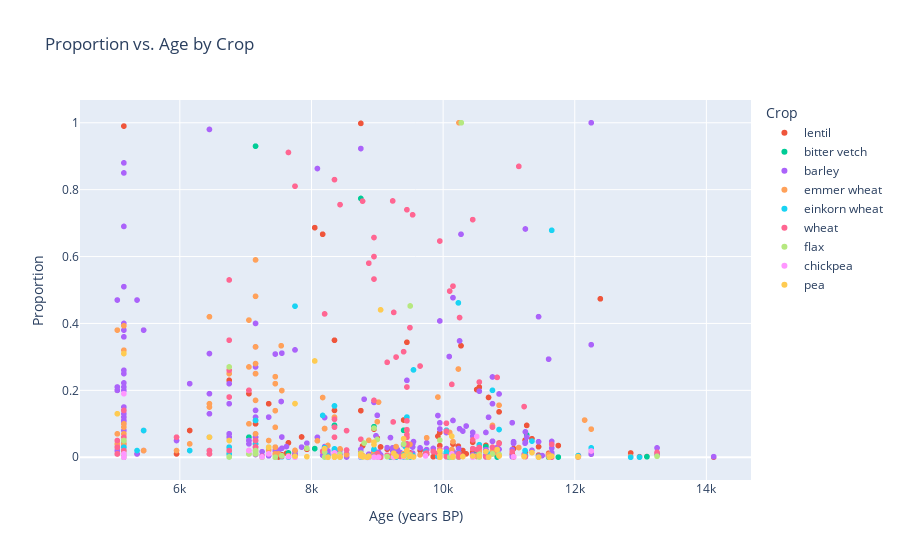

Notebook code for this chart:
### Code cell
import plotly.express as px

fig = px.scatter(crops, x="age_start", y="prop", color="founder_crop",
                 title="Proportion vs. Age by Crop", hover_data=["taxon_detail"])
fig.update_layout(xaxis_title="Age (years BP)", yaxis_title="Proportion", legend_title="Crop")
fig.show()

### Figure 1 — Plotly figure (JSON) as saved in the notebook; plotly's stock layout.template omitted (floating-point values rounded to 4 significant figures; data arrays with more than 128 entries replaced by an {"elided": "..."} marker saying what was removed)
{"data": [{"customdata": {"elided": "149x1 str values"}, "hovertemplate": "founder_crop=lentil<br>age_start=%{x}<br>prop=%{y}<br>taxon_detail=%{customdata[0]}<extra></extra>", "legendgroup": "lentil", "marker": {"color": "#EF553B", "symbol": "circle"}, "mode": "markers", "name": "lentil", "showlegend": true, "type": "scattergl", "x": {"elided": "149 int values"}, "xaxis": "x", "y": {"elided": "149 float values"}, "yaxis": "y"}, {"customdata": [["Vicia ervilia"], ["Vicia ervilia"], ["Vicia ervilia"], ["Vicia ervilia"], ["Vicia ervilia"], ["Vicia ervilia"], ["Vicia ervilia"], ["Vicia ervilia"], ["Vicia ervilia"], ["Vicia ervilia"], ["Vicia ervilia"], ["Vicia ervilia"], ["Vicia ervilia"], ["Vicia ervilia"], ["Vicia ervilia"], ["Vicia ervilia"], ["Vicia ervilia"], ["Vicia ervilia"], ["Vicia ervilia"], ["Vicia ervilia"], ["Vicia ervilia"], ["Vicia ervilia"], ["Vicia ervilia"], ["Vicia ervilia"], ["Vicia ervilia"], ["Vicia ervilia"], ["Vicia ervilia"], ["Vicia ervilia"], ["Vicia ervilia"], ["Vicia ervilia"], ["Vicia ervilia"], ["Vicia ervilia"], ["Vicia ervilia"], ["Vicia ervilia"], ["Vicia ervilia"], ["Vicia ervilia"], ["Vicia ervilia"], ["Vicia ervilia"], ["Vicia ervilia"], ["Vicia ervilia"], ["Vicia ervilia"], ["Vicia ervilia"], ["Vicia ervilia"], ["Vicia ervilia"]], "hovertemplate": "founder_crop=bitter vetch<br>age_start=%{x}<br>prop=%{y}<br>taxon_detail=%{customdata[0]}<extra></extra>", "legendgroup": "bitter vetch", "marker": {"color": "#00cc96", "symbol": "circle"}, "mode": "markers", "name": "bitter vetch", "showlegend": true, "type": "scattergl", "x": [13096, 8250, 9950, 9450, 10093, 10550, 10050, 9400, 9250, 8850, 9400, 8750, 8200, 9250, 8950, 9950, 8050, 7650, 10690, 7750, 11450, 11270, 11650, 10450, 11603, 11750, 10510, 10821, 10132, 9285, 7750, 10237, 7050, 8350, 7150, 5150, 10650, 10650, 5150, 6750, 5150, 5150, 5150, 6450], "xaxis": "x", "y": [0.00156, 6.984e-05, 0.005458, 0.006051, 3.011e-05, 0.01995, 0.01302, 0.008182, 2.511e-06, 5.358e-07, 0.08052, 0.7736, 0.02857, 0.02146, 0.09141, 0.0172, 0.02583, 0.01299, 0.001039, 0.00503, 0.001955, 0.06667, 0.001284, 0.002595, 0.0001142, 0.0003985, 0.02022, 0.000625, 0.0033, 0.0002269, 0.0003442, 0.0003131, 0.06, 0.0954, 0.93, 0.14, 0.0318, 0.0227, 0.05, 0.0009, 0.0019, 0.0001, 0.0011, 0.06], "yaxis": "y"}, {"customdata": {"elided": "335x1 str values"}, "hovertemplate": "founder_crop=barley<br>age_start=%{x}<br>prop=%{y}<br>taxon_detail=%{customdata[0]}<extra></extra>", "legendgroup": "barley", "marker": {"color": "#ab63fa", "symbol": "circle"}, "mode": "markers", "name": "barley", "showlegend": true, "type": "scattergl", "x": {"elided": "335 int values"}, "xaxis": "x", "y": {"elided": "335 float values"}, "yaxis": "y"}, {"customdata": {"elided": "155x1 str values"}, "hovertemplate": "founder_crop=emmer wheat<br>age_start=%{x}<br>prop=%{y}<br>taxon_detail=%{customdata[0]}<extra></extra>", "legendgroup": "emmer wheat", "marker": {"color": "#FFA15A", "symbol": "circle"}, "mode": "markers", "name": "emmer wheat", "showlegend": true, "type": "scattergl", "x": {"elided": "155 int values"}, "xaxis": "x", "y": {"elided": "155 float values"}, "yaxis": "y"}, {"customdata": [["Triticum monococcum"], ["Triticum monococcum"], ["Triticum sp."], ["Triticum sp."], ["Triticum sp."], ["Triticum monococcum"], ["Triticum sp."], ["Triticum monococcum"], ["Triticum boeoticum"], ["Triticum monococcum"], ["Triticum monococcum"], ["Triticum monococcum"], ["Triticum sp."], ["Triticum monococcum"], ["Triticum sp."], ["Triticum monococcum"], ["Triticum sp."], ["Triticum boeoticum"], ["Triticum boeoticum"], ["Triticum monococcum"], ["Triticum sp."], ["Triticum monococcum"], ["Triticum monococcum"], ["Triticum boeoticum"], ["Triticum monococcum"], ["Triticum sp."], ["Triticum boeoticum"], ["Triticum monococcum"], ["Triticum monococcum"], ["Triticum boeoticum"], ["Triticum monococcum"], ["Triticum sp."], ["Triticum boeoticum"], ["Triticum monococcum"], ["Triticum sp."], ["Triticum monococcum"], ["Triticum boeoticum"], ["Triticum monococcum"], ["Triticum monococcum"], ["Triticum sp."], ["Triticum boeoticum"], ["Triticum sp."], ["Triticum boeoticum"], ["Triticum boeoticum"], ["Triticum sp."], ["Triticum monococcum"], ["Triticum sp."], ["Triticum boeoticum"], ["Triticum boeoticum"], ["Triticum boeoticum"], ["Triticum sp."], ["Triticum monococcum"], ["Triticum monococcum"], ["Triticum monococcum"], ["Triticum monococcum"], ["Triticum boeoticum"], ["Triticum boeoticum"], ["Triticum boeoticum"], ["Triticum monococcum"], ["Triticum monococcum"], ["Triticum boeoticum"], ["Triticum monococcum"], ["Triticum boeoticum"], ["Triticum monococcum"], ["Triticum boeoticum"], ["Triticum monococcum"], ["Triticum monococcum"], ["Triticum boeoticum"], ["Triticum monococcum"], ["Triticum monococcum"], ["Triticum boeoticum"], ["Triticum monococcum"], ["Triticum boeoticum"], ["Triticum monococcum"], ["Triticum monococcum"], ["Triticum monococcum"], ["Triticum monococcum"], ["Triticum monococcum"], ["Triticum boeoticum"], ["Triticum monococcum"], ["Triticum monococcum"], ["Triticum boeoticum"], ["Triticum monococcum"], ["Triticum boeoticum"], ["Triticum monococcum"], ["Triticum boeoticum"], ["Triticum monococcum"], ["Triticum boeoticum"], ["Triticum monococcum"], ["Triticum monococcum"], ["Triticum monococcum"], ["Triticum boeoticum"], ["Triticum monococcum"], ["Triticum monococcum"], ["Triticum sp."], ["Triticum boeoticum"], ["Triticum boeoticum"], ["Triticum monococcum"], ["Triticum monococcum"], ["Triticum monococcum"], ["Triticum monococcum"], ["Triticum monococcum"], ["Triticum monococcum"], ["Triticum monococcum"], ["Triticum monococcum"], ["Triticum monococcum"], ["Triticum monococcum"], ["Triticum monococcum"], ["Triticum monococcum"], ["Triticum monococcum"], ["Triticum monococcum"], ["Triticum monococcum"], ["Triticum monococcum"]], "hovertemplate": "founder_crop=einkorn wheat<br>age_start=%{x}<br>prop=%{y}<br>taxon_detail=%{customdata[0]}<extra></extra>", "legendgroup": "einkorn wheat", "marker": {"color": "#19d3f3", "symbol": "circle"}, "mode": "markers", "name": "einkorn wheat", "showlegend": true, "type": "scattergl", "x": [12984, 12055, 7550, 9350, 7250, 8250, 8250, 9550, 9950, 9950, 9450, 10093, 10550, 9450, 9450, 10050, 10050, 9400, 9400, 9400, 9400, 9250, 8850, 9400, 9400, 9400, 8750, 8750, 8200, 9250, 9250, 9250, 8950, 8950, 8950, 9950, 7650, 7650, 12850, 9950, 11250, 11250, 9430, 10690, 10750, 7750, 10232, 9921, 11650, 11450, 11450, 8950, 8170, 12250, 10850, 12050, 11650, 11350, 10550, 9150, 11245, 10510, 9450, 9450, 10100, 10100, 10150, 9200, 9496, 9000, 8871, 8871, 9285, 9285, 7750, 8434, 9500, 9537, 9234, 9234, 10237, 10237, 10237, 9734, 9734, 9050, 9050, 9012, 9012, 7350, 6750, 5150, 5150, 6750, 8350, 8350, 8350, 5350, 7150, 5150, 7150, 5150, 5150, 5150, 6150, 8350, 5150, 7150, 5150, 5150, 5150, 5450, 6450], "xaxis": "x", "y": [0.0004725, 0.00396, 0.001484, 0.002358, 0.0007422, 6.984e-05, 0.003422, 0.2612, 6.616e-05, 0.001125, 0.006051, 3.011e-05, 0.03741, 0.03928, 0.1201, 0.08073, 0.01562, 0.0006634, 0.0006634, 0.003538, 0.003317, 2.79e-07, 4.622e-06, 0.006507, 0.004067, 0.003254, 0.000202, 0.000909, 0.02857, 0.0009332, 0.001067, 0.0002666, 0.002308, 0.00277, 0.0009233, 0.002965, 0.0008658, 0.0002886, 4.227e-05, 0.002502, 0.001996, 0.005189, 0.03125, 0.009225, 0.2, 0.4517, 0.4615, 0.003311, 0.0009183, 0.002232, 0.0003114, 0.02378, 0.125, 0.02804, 0.08285, 0.004387, 0.6784, 0.04828, 0.002101, 0.003247, 0.01988, 0.02247, 0.0002345, 2.931e-05, 0.001098, 0.001098, 0.0004159, 0.0001531, 0.005396, 0.004087, 0.0002966, 0.001921, 0.0004538, 0.002269, 0.0006885, 0.0001815, 0.0007219, 0.006116, 0.0006736, 0.002021, 0.001353, 0.001252, 0.01158, 0.007782, 0.01556, 4.675e-05, 0.0001402, 0.001401, 0.002801, 0.03, 0.03, 0.03, 0.02, 0.01, 0.025, 0.1535, 0.005, 0.02, 0.01, 0.01, 0.11, 0.02, 0.01, 0.01, 0.02, 0.02, 0.01, 0.04, 0.0001, 0.0007, 0.0004, 0.08, 0.02], "yaxis": "y"}, {"customdata": [["Triticum sp."], ["Triticum sp."], ["Triticum sp."], ["Triticum sp."], ["Triticum sp."], ["Triticum sp."], ["Triticum sp."], ["Triticum sp."], ["Triticum sp."], ["Triticum sp."], ["Triticum sp."], ["Triticum sp."], ["Triticum sp."], ["Triticum sp."], ["Triticum sp."], ["Triticum sp."], ["Triticum sp."], ["Triticum sp."], ["Triticum sp."], ["Triticum sp."], ["Triticum sp."], ["Triticum sp."], ["Triticum sp."], ["Triticum sp."], ["Triticum sp."], ["Triticum sp."], ["Triticum sp."], ["Triticum sp."], ["Triticum sp."], ["Triticum sp."], ["Triticum sp."], ["Triticum sp."], ["Triticum sp."], ["Triticum sp."], ["Triticum sp."], ["Triticum sp."], ["Triticum sp."], ["Triticum sp."], ["Triticum sp."], ["Triticum sp."], ["Triticum sp."], ["Triticum sp."], ["Triticum sp."], ["Triticum sp."], ["Triticum sp."], ["Triticum sp."], ["Triticum sp."], ["Triticum sp."], ["Triticum sp."], ["Triticum sp."], ["Triticum sp."], ["Triticum sp."], ["Triticum sp."], ["Triticum sp."], ["Triticum sp."], ["Triticum sp."], ["Triticum sp."], ["Triticum sp."], ["Triticum sp."], ["Triticum sp."], ["Triticum sp."], ["Triticum sp."], ["Triticum sp."], ["Triticum sp."], ["Triticum sp."], ["Triticum sp."], ["Triticum sp."], ["Triticum sp."], ["Triticum sp."], ["Triticum sp."], ["Triticum sp."], ["Triticum sp."], ["Triticum sp."], ["Triticum sp."], ["Triticum sp."], ["Triticum sp."], ["Triticum sp."], ["Triticum sp."], ["Triticum sp."], ["Triticum sp."], ["Triticum sp."], ["Triticum sp."], ["Triticum sp."], ["Triticum sp."], ["Triticum sp."], ["Triticum sp."], ["Triticum sp."], ["Triticum sp."], ["Triticum sp."], ["Triticum sp."], ["Triticum sp."], ["Triticum sp."], ["Triticum sp."], ["Triticum sp."], ["Triticum sp."], ["Triticum sp."], ["Triticum sp."], ["Triticum sp."], ["Triticum sp."], ["Triticum sp."], ["Triticum sp."], ["Triticum sp."], ["Triticum sp."], ["Triticum sp."], ["Triticum sp."], ["Triticum sp."], ["Triticum sp."], ["Triticum sp."], ["Triticum sp."], ["Triticum sp."], ["Triticum sp."], ["Triticum sp."], ["Triticum sp."], ["Triticum sp."], ["Triticum sp."], ["Triticum sp."], ["Triticum sp."], ["Triticum sp."], ["Triticum sp."], ["Triticum sp."], ["Triticum sp."], ["Triticum sp."], ["Triticum sp."], ["Triticum sp."], ["Triticum sp."], ["Triticum sp."], ["Triticum sp."]], "hovertemplate": "founder_crop=wheat<br>age_start=%{x}<br>prop=%{y}<br>taxon_detail=%{customdata[0]}<extra></extra>", "legendgroup": "wheat", "marker": {"color": "#FF6692", "symbol": "circle"}, "mode": "markers", "name": "wheat", "showlegend": true, "type": "scattergl", "x": [12055, 7550, 9350, 7250, 7250, 8250, 8250, 9950, 9950, 9450, 9450, 10550, 10550, 9450, 10050, 10050, 9250, 8850, 9400, 8750, 8200, 9250, 8950, 8950, 9950, 9950, 7650, 11150, 10250, 9650, 9750, 9850, 9950, 10850, 10050, 10450, 10650, 11050, 11250, 10450, 10690, 11070, 8533, 8533, 9921, 13250, 11650, 8950, 8950, 8170, 12250, 10850, 12050, 11650, 10550, 10550, 9150, 9150, 10450, 10510, 9450, 9241, 10100, 10821, 11231, 10150, 9200, 9496, 10132, 9000, 8871, 9285, 7750, 8434, 8776, 9450, 9500, 9537, 9234, 10237, 10237, 9734, 9050, 9012, 11450, 6750, 5150, 5150, 6750, 5950, 8350, 8350, 10750, 10750, 10750, 9450, 9450, 9450, 6750, 5150, 5150, 5150, 5050, 8350, 8350, 8350, 8350, 7050, 7050, 6450, 6450, 6450, 7050, 5050, 7150, 6750, 6750, 5150, 5150, 5150, 5050, 7150, 9450, 9450, 8950, 8950, 7150], "xaxis": "x", "y": [0.0009901, 0.002967, 0.002358, 0.001361, 0.002474, 0.0005587, 6.984e-05, 0.02064, 0.02325, 0.01813, 0.1089, 0.02909, 0.02909, 0.03591, 0.1016, 0.07812, 1.367e-05, 5.157e-05, 0.3156, 0.05373, 0.4286, 0.433, 0.5327, 0.001847, 0.6464, 0.001186, 0.9112, 0.8696, 0.4176, 0.2727, 0.01266, 0.01705, 0.001668, 0.003861, 0.002075, 0.02586, 0.001249, 0.01601, 0.001796, 0.05181, 0.0004887, 0.001064, 0.02155, 0.07956, 0.01214, 0.01468, 0.03857, 0.6569, 0.0002627, 0.01786, 0.01869, 0.04073, 0.0002581, 0.0002569, 0.2248, 0.006303, 0.2839, 0.00603, 0.7104, 0.02247, 0.08241, 0.1056, 0.4967, 0.2387, 0.1514, 0.5116, 0.002296, 0.3875, 0.2178, 0.0109, 0.5802, 0.2995, 0.8102, 0.7553, 0.7657, 0.06761, 0.01191, 0.7248, 0.7663, 0.001353, 0.01033, 0.01167, 4.675e-05, 0.003501, 0.0007798, 0.35, 0.01, 0.0014, 0.18, 0.06, 0.1137, 0.0022, 0.09, 0.01, 0.03, 0.21, 0.01, 0.06, 0.02, 0.06, 0.14, 0.05, 0.05, 0.06, 0.01, 0.83, 0.09, 0.2, 0.2, 0.02, 0.01, 0.01, 0.02, 0.03, 0.031, 0.53, 0.26, 0.02, 0.0001, 0.0004, 0.01, 0.05, 0.74, 0.04, 0.6, 0.17, 0.01], "yaxis": "y"}, {"customdata": [["Linum sp."], ["Linum sp."], ["Linum bienne"], ["Linum sp."], ["Linum sp."], ["Linum mucronatum"], ["Linum bienne"], ["Linum bienne"], ["Linum sp."], ["Linum sp."], ["Linum usitatissimum"], ["Linum sp."], ["Linum sp."], ["Linum sp."], ["Linum sp."], ["Linum sp."], ["Linum sp."], ["Linum bienne"], ["Linum bienne"], ["Linum bienne"], ["Linum usitatissimum"], ["Linum usitatissimum"], ["Linum usitatissimum"], ["Linum sp."], ["Linum usitatissimum"], ["Linum usitatissimum"], ["Linum usitatissimum"], ["Linum usitatissimum"], ["Linum usitatissimum"], ["Linum usitatissimum"], ["Linum usitatissimum"], ["Linum usitatissimum"], ["Linum usitatissimum"], ["Linum sp."], ["Linum usitatissimum"], ["Linum usitatissimum"], ["Linum usitatissimum"], ["Linum usitatissimum"], ["Linum usitatissimum"], ["Linum usitatissimum"], ["Linum sp."], ["Linum sp."], ["Linum sp."], ["Linum sp."], ["Linum sp."], ["Linum sp."], ["Linum sp."], ["Linum sp."], ["Linum sp."], ["Linum sp."], ["Linum sp."], ["Linum sp."], ["Linum sp."]], "hovertemplate": "founder_crop=flax<br>age_start=%{x}<br>prop=%{y}<br>taxon_detail=%{customdata[0]}<extra></extra>", "legendgroup": "flax", "marker": {"color": "#B6E880", "symbol": "circle"}, "mode": "markers", "name": "flax", "showlegend": true, "type": "scattergl", "x": [7550, 7250, 7250, 8250, 10276, 10550, 9250, 8950, 13250, 8950, 8950, 10850, 10850, 12050, 10550, 9150, 10130, 9450, 9241, 10100, 10150, 9496, 10132, 9000, 8871, 9285, 7750, 8434, 8776, 9450, 9500, 5150, 7050, 10750, 7150, 6750, 7450, 5150, 5150, 5150, 6750, 5150, 5150, 7150, 8750, 7930, 8200, 8430, 8350, 9950, 9400, 8800, 8200], "xaxis": "x", "y": [0.004451, 0.0004948, 0.0001237, 0.0001397, 1, 0.0008313, 0.0007999, 0.08679, 0.002937, 0.0001314, 0.0001314, 0.008794, 0.004628, 0.001032, 0.008403, 0.001855, 0.0004669, 8.792e-05, 0.0001104, 0.0005488, 0.0003914, 0.00742, 0.009901, 0.05313, 0.003417, 0.003631, 0.0003442, 0.0009074, 0.0005362, 0.005634, 0.4523, 0.01, 0.01, 0.01, 0.02, 0.27, 0.0002, 0.05, 0.05, 0.01, 0.0009, 0.0048, 0.0012, 0.01, 0.0124, 0.02677, 0.0004247, 0.009382, 0.001563, 0.05099, 0.03926, 0.04252, 0.01603], "yaxis": "y"}, {"customdata": [["Cicer arietinum"], ["Cicer sp."], ["Cicer arietinum"], ["Cicer sp."], ["Cicer arietinum"], ["Cicer sp."], ["Cicer sp."], ["Cicer sp."], ["Cicer sp."], ["Cicer sp."], ["Cicer sp."], ["Cicer sp."], ["Cicer arietinum"], ["Cicer arietinum"], ["Cicer sp."], ["Cicer sp."], ["Cicer sp."], ["Cicer arietinum"], ["Cicer sp."], ["Cicer sp."], ["Cicer sp."], ["Cicer arietinum"], ["Cicer arietinum"], ["Cicer arietinum"], ["Cicer arietinum"], ["Cicer arietinum"], ["Cicer arietinum"], ["Cicer sp."]], "hovertemplate": "founder_crop=chickpea<br>age_start=%{x}<br>prop=%{y}<br>taxon_detail=%{customdata[0]}<extra></extra>", "legendgroup": "chickpea", "marker": {"color": "#FF97FF", "symbol": "circle"}, "mode": "markers", "name": "chickpea", "showlegend": true, "type": "scattergl", "x": [7250, 9950, 9019, 8850, 8850, 9400, 8750, 9250, 7650, 10690, 11070, 7750, 7750, 8950, 12250, 10450, 10510, 10132, 8871, 7750, 9734, 7350, 5150, 5150, 7050, 8350, 5150, 8430], "xaxis": "x", "y": [0.0009896, 0.0001323, 0.0003674, 7.846e-09, 1.561e-07, 0.001627, 0.001515, 0.0006666, 0.001732, 9.164e-05, 0.001064, 0.0001006, 0.0001006, 0.0002627, 0.01869, 2.732e-05, 0.06202, 0.009901, 0.0003352, 0.0002295, 0.003891, 0.01, 0.19, 0.0003, 0.02, 0.013, 0.01, 0.001618], "yaxis": "y"}, {"customdata": [["Pisum sativum"], ["Pisum sp."], ["Pisum sp."], ["Pisum sativum"], ["Pisum sativum"], ["Pisum sativum"], ["Pisum sativum"], ["Pisum sativum"], ["Pisum sp."], ["Pisum sp."], ["Pisum sp."], ["Pisum sp."], ["Pisum sp."], ["Pisum sp."], ["Pisum elatius"], ["Pisum sp."], ["Pisum sp."], ["Pisum sp."], ["Pisum elatius"], ["Pisum elatius"], ["Pisum sativum"], ["Pisum sativum"], ["Pisum sp."], ["Pisum sp."], ["Pisum sp."], ["Pisum sp."], ["Pisum sp."], ["Pisum sp."], ["Pisum sp."], ["Pisum sp."], ["Pisum sp."], ["Pisum sp."], ["Pisum sp."], ["Pisum sp."], ["Pisum sp."], ["Pisum sp."], ["Pisum sp."], ["Pisum sativum"], ["Pisum sp."], ["Pisum sativum"], ["Pisum sativum"], ["Pisum sp."], ["Pisum sativum"], ["Pisum sativum"], ["Pisum sp."], ["Pisum sp."], ["Pisum sp."], ["Pisum sp."], ["Pisum sp."], ["Pisum sp."], ["Pisum sp."], ["Pisum sp."], ["Pisum sp."]], "hovertemplate": "founder_crop=pea<br>age_start=%{x}<br>prop=%{y}<br>taxon_detail=%{customdata[0]}<extra></extra>", "legendgroup": "pea", "marker": {"color": "#FECB52", "symbol": "circle"}, "mode": "markers", "name": "pea", "showlegend": true, "type": "scattergl", "x": [8250, 9550, 9950, 9950, 9450, 9450, 10550, 8850, 9400, 8750, 9250, 8950, 9950, 8050, 10690, 8350, 10150, 10300, 7750, 11450, 8950, 10850, 12050, 11650, 11350, 10450, 10821, 11231, 10150, 9496, 10132, 8871, 9285, 7750, 8434, 8776, 9450, 7350, 8350, 5150, 6750, 10650, 5050, 6450, 8750, 7930, 9050, 11610, 8430, 9950, 9400, 8800, 8200], "xaxis": "x", "y": [6.984e-05, 0.0007194, 0.0001323, 9.924e-05, 0.02064, 0.01815, 0.004156, 4.094e-05, 0.05531, 0.008989, 0.01227, 0.03785, 0.01838, 0.2878, 0.0003971, 0.003541, 0.003289, 0.002004, 0.1604, 5.19e-05, 0.04519, 0.003703, 0.001806, 0.003339, 0.01379, 0.003743, 0.02312, 0.002103, 0.0008807, 0.002361, 0.06271, 0.002205, 0.002836, 0.003213, 0.001089, 0.002145, 0.01972, 0.03, 0.0001, 0.31, 0.05, 0.0171, 0.13, 0.06, 0.003817, 0.001652, 0.4407, 0.0003379, 0.000647, 0.005482, 0.004026, 0.002058, 0.02564], "yaxis": "y"}], "layout": {"legend": {"title": {"text": "Crop"}, "tracegroupgap": 0}, "title": {"text": "Proportion vs. Age by Crop"}, "xaxis": {"anchor": "y", "domain": [0, 1], "title": {"text": "Age (years BP)"}}, "yaxis": {"anchor": "x", "domain": [0, 1], "title": {"text": "Proportion"}}}}
